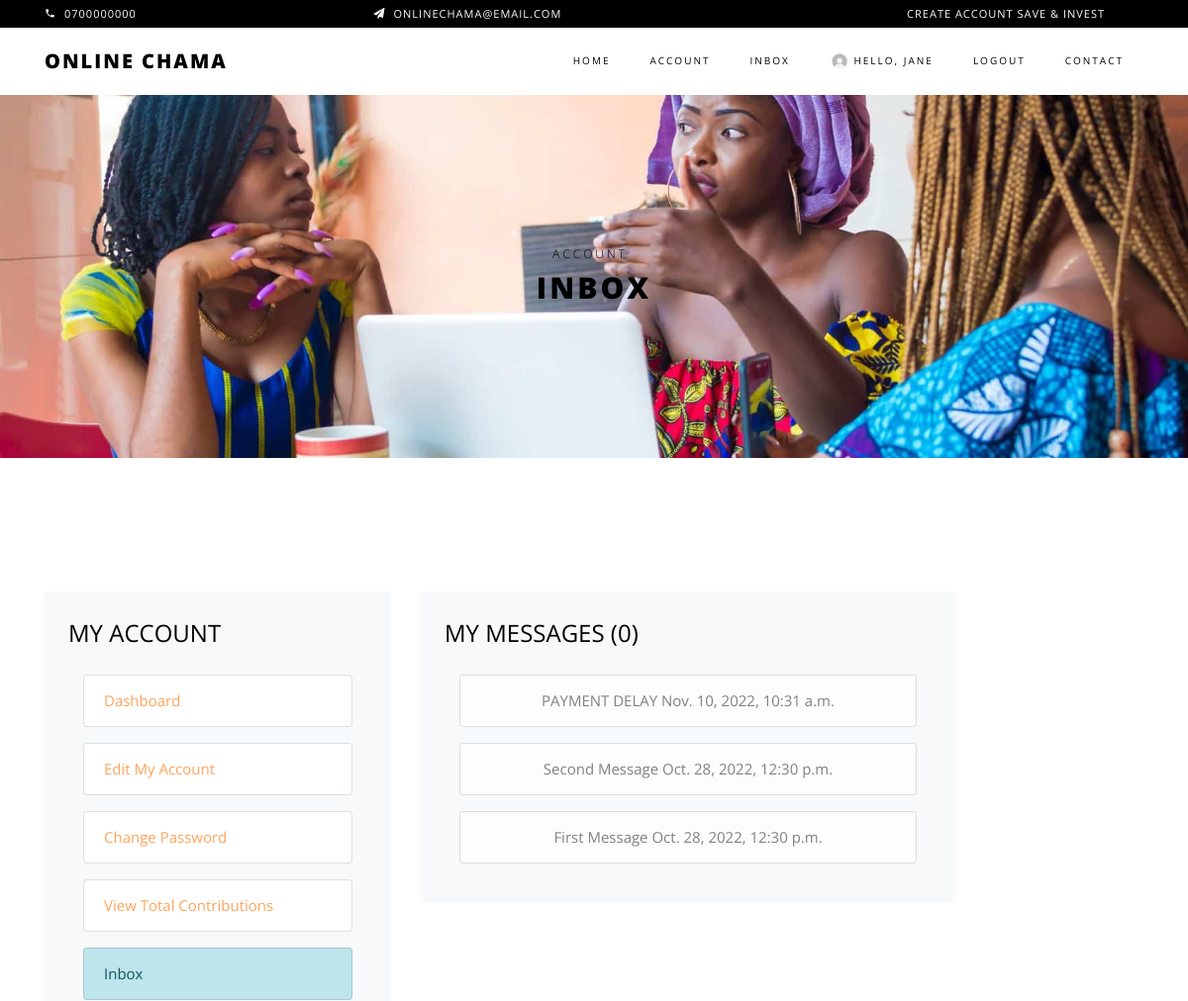
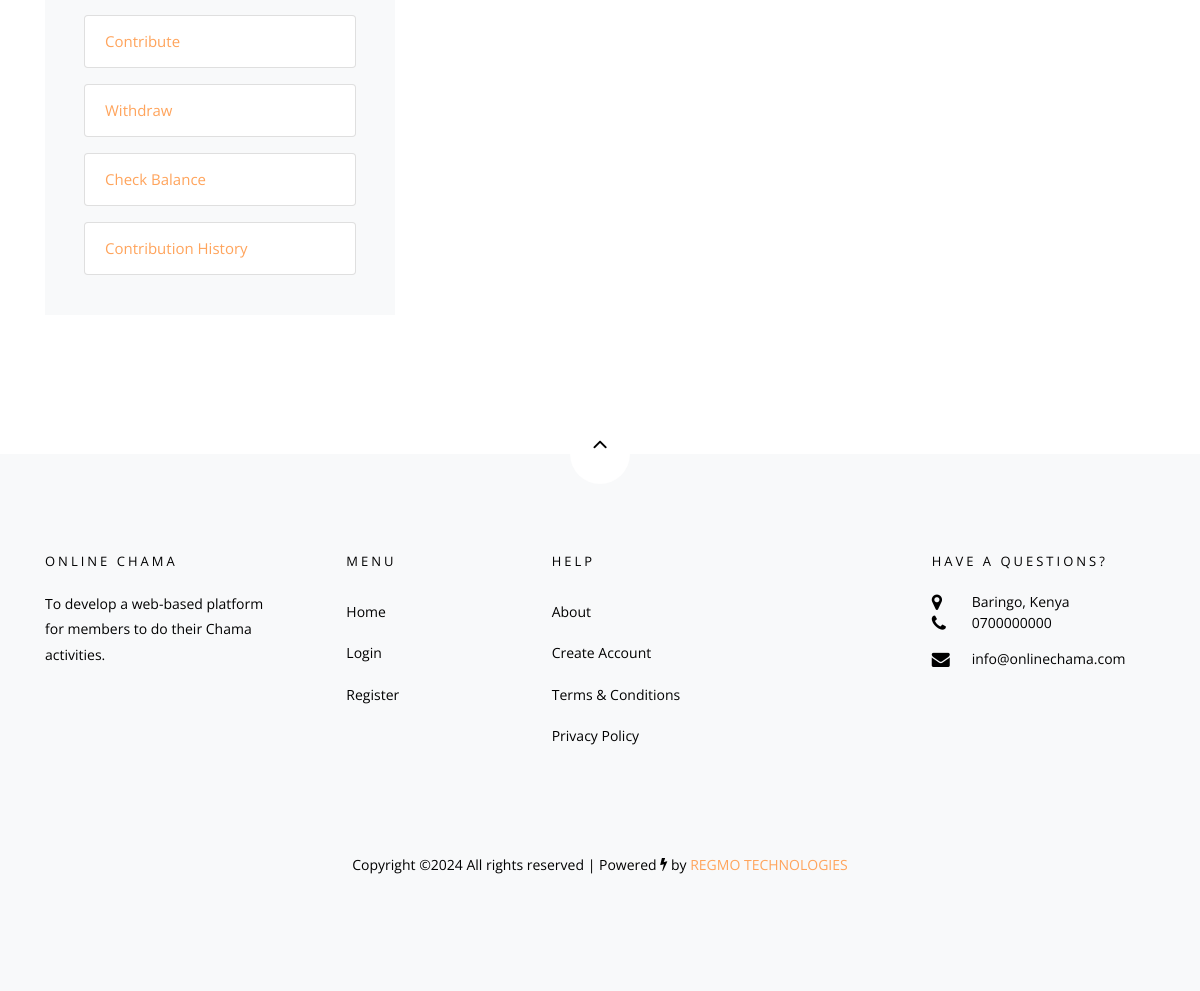
Page /inbox/ (signed in) on the committed database (2 pictures, top to bottom).
### users/models.py (models this page shows, shortened)
class Account(AbstractBaseUser):
    first_name = models.CharField(max_length=50)
    last_name = models.CharField(max_length=50)
    username = models.CharField(max_length=50, unique=True)
    email = models.EmailField(max_length=100, unique=True)
    phone_number = models.CharField(max_length=50)
    date_joined = models.DateTimeField(auto_now_add=True)
    last_login = models.DateTimeField(auto_now_add=True)
    is_admin = models.BooleanField(default=False)
    is_staff = models.BooleanField(default=False)
    is_active = models.BooleanField(default=False)
    is_superadmin = models.BooleanField(default=False)
    USERNAME_FIELD = 'email'
    REQUIRED_FIELDS = ['username', 'first_name', 'last_name']
    objects = MyAccountManager()

class UserProfile(models.Model):
    user = models.OneToOneField(Account, on_delete=models.CASCADE)
    gender = models.CharField(blank=True, max_length=20)
    profile_picture = models.ImageField(blank=True, upload_to='userprofile', default="userprofile/default.png")
    city = models.CharField(blank=True, max_length=20)
    country = models.CharField(blank=True, max_length=20)

class Message(models.Model):
    sender = models.ForeignKey(
         UserProfile, on_delete=models.SET_NULL, null=True, blank=True)
    recipient = models.ForeignKey(
        UserProfile, on_delete=models.SET_NULL, null=True, blank=True, related_name="messages")
    subject = models.CharField(max_length=200, null=True, blank=True)
    body = models.TextField()
    is_read = models.BooleanField(default=False, null=True)
    created = models.DateTimeField(auto_now_add=True)
    class Meta:
        ordering = ['is_read', '-created']

### users/views.py (the view)
# urls.py: path('inbox/', views.inbox, name="inbox"),
@login_required(login_url='login')
def inbox(request):
    profile = request.user.userprofile
    messageRequests = profile.messages.all()
    unreadCount = messageRequests.filter(is_read=False).count()
    context = {'messageRequests': messageRequests, 'unreadCount': unreadCount}
    return render(request, 'users/inbox.html', context)

### users/templates/users/inbox.html (shortened to what this page needs)
{% extends 'main.html' %}
{% load static %}
{% block content %}
<div class="hero-wrap hero-bread" style="background-image: url('/static/images/chama8.jpg');">
    <div class="container">
      <div class="row no-gutters slider-text align-items-center justify-content-center">
        <div class="col-md-9 ftco-animate text-center">
            <p class="breadcrumbs"><span class="mr-2"><a href="{% url 'account' %}">Account</a></span> </p>
          <h1 class="mb-0 bread">Inbox</h1>
        </div>
      </div>
    </div>
  </div>
  <section class="ftco-section">
    <div class="container">
      <div class="row justify-content-center">
        <div class="col-xl-12  ftco-animate">
            <div class="row mb-1 d-flex">
                {% include 'includes/sidebar.html' %}
                <div class="col-md-6">
                    <div class="cart-detail bg-light p-3 p-md-4">
                        <h3 class="billing-heading mb-4">My Messages (<span>{{unreadCount}}</span>)</h3>
                        <div class="row align-items-end">
                        <div class="col-md-12">
                          <div class="form-group text-center">
                            <div class="content-box">
                                {% for message in messageRequests %}
                                <div class="col-md-12">
                                    <div class="radio">
                                      <p><a class="list-group-item list-group-item-{% if message.is_read == False %}dark{% else %}light{% endif %}" href="{% url 'message' message.id %}">{{message.subject}} {{message.created}}</a></p>
                                    </div>
                                </div>
                                {% endfor %}
                            </div>
                        </div>
                        </div>
                    </div>
                    </div>
                </div>
            </div>
        </div>
      </div>
    </div>
  </section>
{% endblock %}

### templates/includes/navbar.html (shortened to what this page needs)
{% load static %}
<nav class="navbar navbar-expand-lg navbar-dark ftco_navbar bg-dark ftco-navbar-light" id="ftco-navbar">
	    <div class="container">
	      <a class="navbar-brand" href="{% url 'home' %}">Online Chama</a>
	      <div class="collapse navbar-collapse" id="ftco-nav">
	        <ul class="navbar-nav ml-auto">
	          <li class="nav-item active"><a href="{% url 'home' %}" class="nav-link">Home</a></li>
			  {% if request.user.is_authenticated %}
			  <li class="nav-item"><a href="{% url 'account' %}" class="nav-link">Account</a></li>
			  {% if request.user.is_admin %}
			  {% else %}
			  <li class="nav-item"><a href="{% url 'inbox' %}" class="nav-link">Inbox</strong></a></li>
			  {% endif %}
			  <li class="nav-item"><a href="{% url 'account' %}" class="nav-link"><img src="{{user.userprofile.profile_picture.url}}" alt="Avatar"  width="20" height="20" style="border-radius:50%"> Hello, {{user.first_name}}{% if user.is_admin == True %}(Admin){% else %}{% endif %} </a></li>
			  <li class="nav-item"><a href="{% url 'logout' %}" class="nav-link">Logout</a></li>
			  {% else %}
	          <li class="nav-item"><a href="{% url 'login' %}" class="nav-link">Login</a></li>
	          <li class="nav-item"><a href="{% url 'register' %}" class="nav-link">Register</a></li>
			  {% endif %}
			  <li class="nav-item"><a href="{% url 'contact' %}" class="nav-link">Contact</a></li>
	        </ul>
	      </div>
	    </div>
	  </nav>

### rows in the picture
Account: userprofile.profile_picture (placeholder picture), first_name "JANE"
Message: subject "PAYMENT DELAY", created "Nov. 10, 2022, 10:31 a.m."
Message: subject "Second Message", created "Oct. 28, 2022, 12:30 p.m."
Message: subject "First Message", created "Oct. 28, 2022, 12:30 p.m."

### other values in the picture
{{ unreadCount }} "0"
